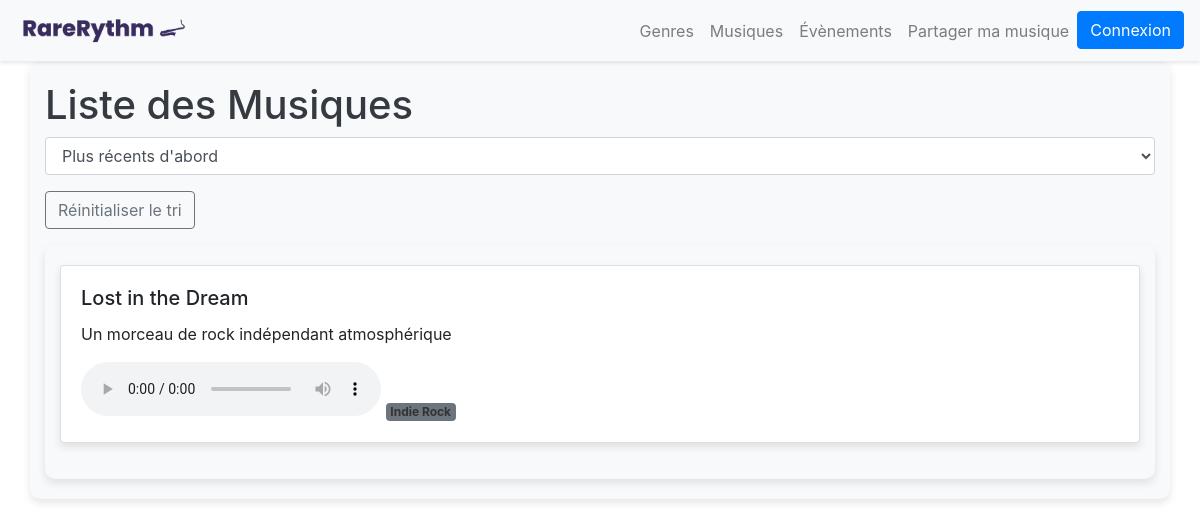
Page /musique.php?genre=1 on the earlier database version.
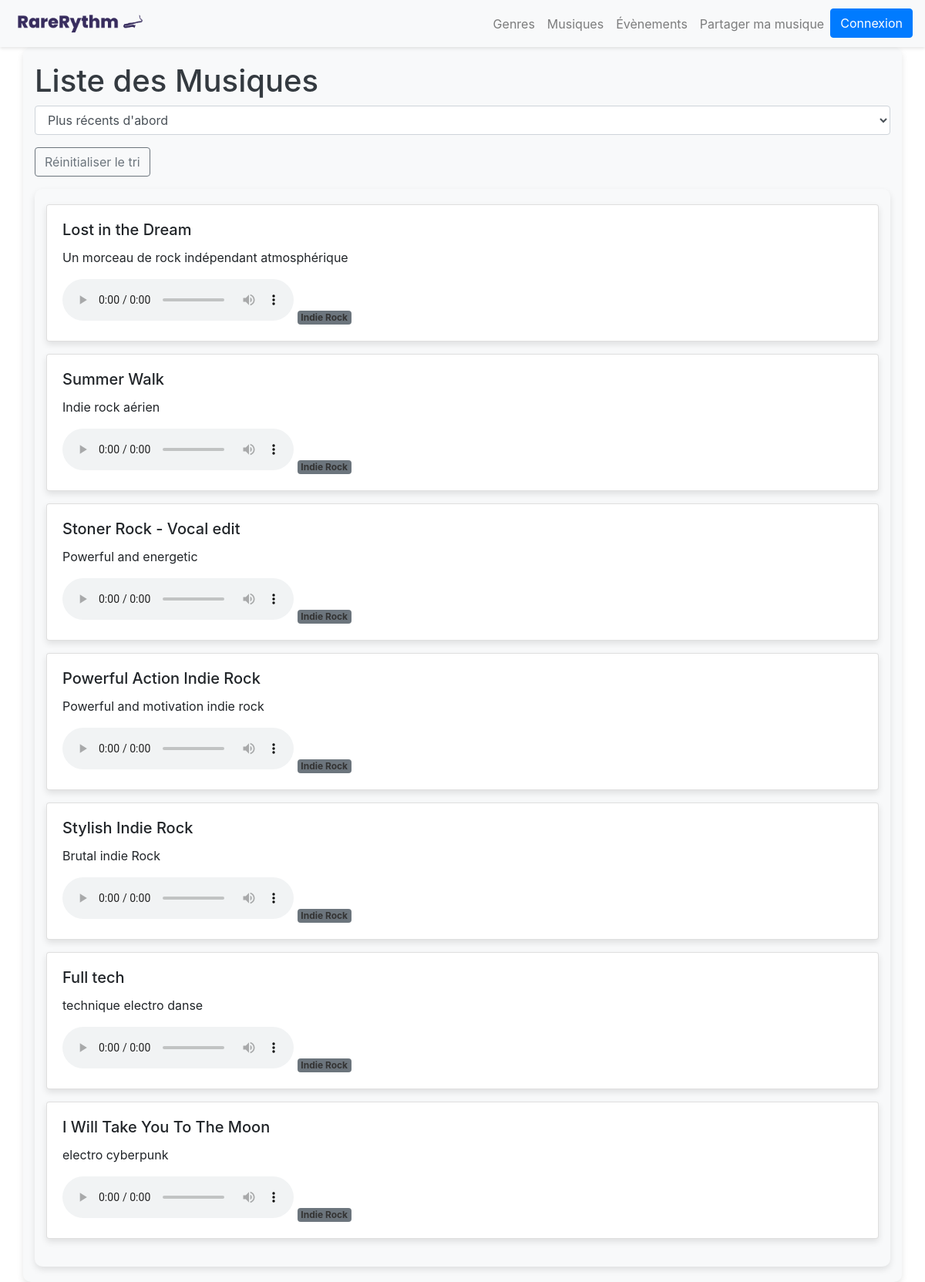
Same page on the later database version.
### tables this page shows
CREATE TABLE `morceaux_de_musique` (
  `id` int(11) NOT NULL,
  `titre` varchar(255) DEFAULT NULL,
  `artiste` varchar(255) DEFAULT NULL,
  `genre_id` int(11) DEFAULT NULL,
  `fichier_audio` varchar(255) DEFAULT NULL,
  `description` text DEFAULT NULL,
  `date_upload` timestamp NOT NULL DEFAULT current_timestamp(),
  `utilisateur_id` int(11) DEFAULT NULL
);

CREATE TABLE `genres_musicaux` (
  `id` int(11) NOT NULL,
  `nom` varchar(100) DEFAULT NULL,
  `image` varchar(255) DEFAULT NULL
);

### public/musique.php (the view, shortened to what this page needs)
<?php
require_once '../includes/config.php';
$genreId = isset($_GET['genre']) ? intval($_GET['genre']) : null;
$query = "SELECT morceaux_de_musique.*, genres_musicaux.nom AS genre_nom
          FROM morceaux_de_musique
          JOIN genres_musicaux ON morceaux_de_musique.genre_id = genres_musicaux.id";
if ($genreId !== null) {
    $query .= " WHERE morceaux_de_musique.genre_id = :genreId";
    $stmt = $pdo->prepare($query);
    $stmt->bindParam(':genreId', $genreId, PDO::PARAM_INT);
    $stmt->execute();
    $morceaux = $stmt->fetchAll();
} else {
    $stmt = $pdo->query($query);
    $morceaux = $stmt->fetchAll();
}
?>
<!DOCTYPE html>
<html lang="fr">
<head>
    <link href="css/style.css" rel="stylesheet">
    <link href="https://maxcdn.bootstrapcdn.com/bootstrap/4.5.2/css/bootstrap.min.css" rel="stylesheet">
</head>
<body>
<nav class="navbar navbar-expand-lg navbar-light bg-light">
    <a class="navbar-brand" href="index.php">
    <img src="images/RareRythm logo/logo-transparent-png.png" alt="Logo RareRythm" style="width: 175px;">
    </a>
    <div class="collapse navbar-collapse" id="navbarNav">
        <ul class="navbar-nav ml-auto">
            <li class="nav-item">
                <a class="nav-link" href="genres.php">Genres</a>
            </li>
            <li class="nav-item">
                <a class="nav-link" href="musique.php">Musiques</a>
            </li>
            <li class="nav-item">
                <a class="nav-link" href="events.php">Évènements</a>
            </li>
            <li class="nav-item">
                <a class="nav-link" href="partager_musique.php">Partager ma musique</a>
            </li>
            <li class="nav-item">
                <?php if (isset($_SESSION['username'])): ?>
                    <a class="btn btn-primary" href="user_dashboard.php" role="button">
                        <?= htmlspecialchars($_SESSION['username']) ?>
                    </a>
                    <?php if ($_SESSION['username'] === 'admin'): ?>
                        <a class="btn btn-warning" href="admin_dashboard.php" role="button">Admin Dashboard</a>
                    <?php endif; ?>
                    <a class="btn btn-secondary" href="logout.php" role="button">Déconnexion</a>
                <?php else: ?>
                    <a class="btn btn-primary" href="login.php" role="button">Connexion</a>
                <?php endif; ?>
            </li>
        </ul>
    </div>
</nav>
<div class="container">
    <h1>Liste des Musiques</h1>
    <select id="sort" class="form-control mb-3">
        <option value="date_asc">Plus récents d'abord</option>
    </select>
    <button id="reset-sort" class="btn btn-outline-secondary mb-3">Réinitialiser le tri</button>
    <div id="music-list" class="container">
    <?php foreach ($morceaux as $morceau): ?>
    <div class="card mb-3">
        <div class="card-body">
            <h5 class="card-title"><?= htmlspecialchars($morceau['titre']) ?></h5>
            <p class="card-text"><?= htmlspecialchars($morceau['description']) ?></p>
            <audio controls>
                <source src="musique/<?= htmlspecialchars($morceau['fichier_audio']) ?>" type="audio/mpeg">
            </audio>
            <span class="badge bg-secondary genre-badge"><?= htmlspecialchars($morceau['genre_nom']) ?></span>
        </div>
    </div>
<?php endforeach; ?>
    </div>
</div>
</body>
</html>

### public/css/style.css (style rules this page uses)
body { font-family: Arial, sans-serif; background-color: #353d45; }
.navbar { background-color: #ffffff; box-shadow: 0px 2px 4px rgba(0, 0, 0, 0.1); }
.card { border-radius: 10px; box-shadow: 0px 4px 8px rgba(0, 0, 0, 0.1); }
.genre-badge { display: inline-block; padding: .25em .4em; font-size: 75%; font-weight: 700; line-height: 1; text-align: center; white-space: nowrap; vertical-align: baseline; border-radius: .25rem; background-color: #f0f0f0; color: #333; margin-right: .5em; }
.container { max-width: 600px; margin: auto; padding: 20px; background-color: #f8f9fa; border-radius: 10px; box-shadow: 0 4px 8px rgba(0, 0, 0, 0.1); }
h1 { color: #343a40; }
.form-control, .form-select { border: none; border-bottom: 2px solid #007bff; border-radius: 0; box-shadow: none; background-color: transparent; }
.btn-primary { background-color: #007bff; border: none; }

Differences in the rows shown:
added morceaux_de_musique: titre "Summer Walk", description "Indie rock aérien", genre.nom "Indie Rock"
added morceaux_de_musique: titre "Stoner Rock - Vocal edit", description "Powerful and energetic", genre.nom "Indie Rock"
added morceaux_de_musique: titre "Powerful Action Indie Rock", description "Powerful and motivation indie rock", genre.nom "Indie Rock"
added morceaux_de_musique: titre "Stylish Indie Rock", description "Brutal indie Rock", genre.nom "Indie Rock"
added morceaux_de_musique: titre "Full tech", description "technique electro danse", genre.nom "Indie Rock"
added morceaux_de_musique: titre "I Will Take You To The Moon", description "electro cyberpunk", genre.nom "Indie Rock"
